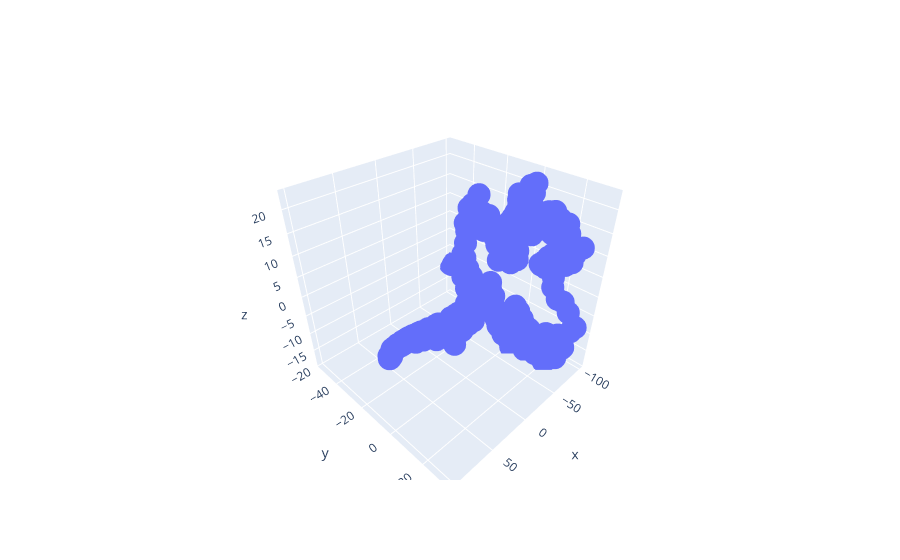

Notebook source saved alongside this figure:
### Code cell
line=go.Scatter3d(x=data['x'],
                y=data['y'],
                z=data['z'])
fig=go.Figure(line)
fig.show()

### Figure 1 — Plotly figure (JSON) as saved in the notebook; plotly's stock layout.template omitted (floating-point values rounded to 4 significant figures; data arrays with more than 128 entries replaced by an {"elided": "..."} marker saying what was removed)
{"data": [{"type": "scatter3d", "x": {"elided": "601 float values"}, "y": {"elided": "601 float values"}, "z": {"elided": "601 float values"}}], "layout": {}}
